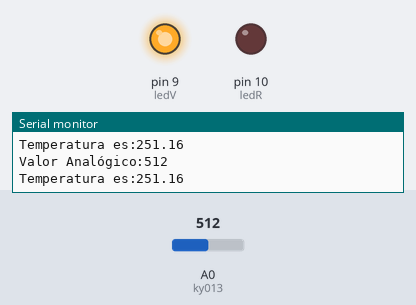
Simulated run of this sketch. Board: Arduino Uno, built with avr-gcc and run on an emulated ATmega328P. On the bench: output pins drawn as LEDs (lit = HIGH), the last lines printed to the serial monitor. Inputs (shaded band) come from the test bench; at power-on: A0 (ky013) = 512.

Above: at 1.3 s.
1.4 s: A0 (ky013) set to 484
At 2.3 s:
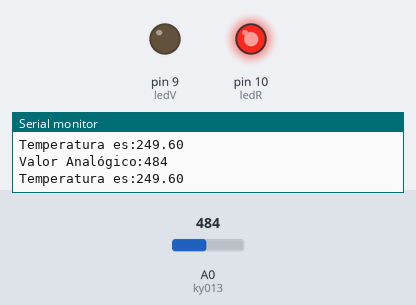
3.5 s: A0 (ky013) set to 511
At 5.2 s:
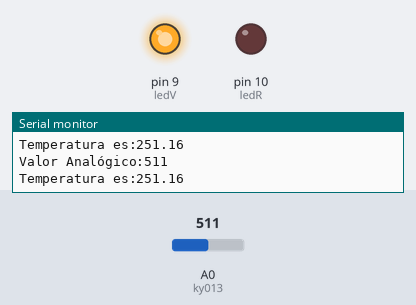
5.5 s: A0 (ky013) set to 306
At 7.0 s:
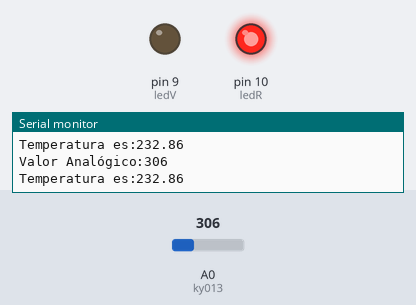
Timing chart, 0 to 8.5 s (numbered marks = the images above; inputs shaded):
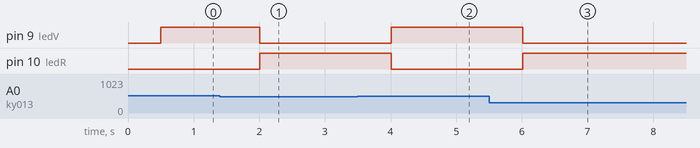

Measured:
- the behaviour switches between 495 and 494 on A0 (ky013) (found by bisection; images 0 and 1)
- after the input at 1.4 s, pin 9 (ledV): HIGH → LOW after 0.61 s; pin 10 (ledR): LOW → HIGH after 0.61 s
- after the input at 3.5 s, pin 9 (ledV): LOW → HIGH after 0.51 s; pin 10 (ledR): HIGH → LOW after 0.51 s
- after the input at 5.5 s, pin 9 (ledV): HIGH → LOW after 0.52 s; pin 10 (ledR): LOW → HIGH after 0.52 s

The sketch:

KY-028-y-KY-029.ino
```cpp
/*
  Derechos de autor © UNIT Electronics
  Este codigo se proporciona "tal cual", sin garantías de ningún tipo.

  Para más información, visita nuestro blog:
  https://blog.uelectronics.com/tarjetas-desarrollo/sensores-de-temperatura-ky-028-y-ky-013/
*/

int ledR = 10;       // Pin del LED Rojo del módulo KY-029
int ledV = 9;        // Pin del LED Verde del módulo KY-029
int ky013 = A0;      // Pin de entrada analógica para el termistor KY-013
int valor;           // Variable para almacenar los datos de entrada del KY-013

// Variables para la ecuación Steinhart-Hart
float R1 = 10000;    // Valor de la resistencia R1 en la PCB (10k ohmios)
float logR2, R2, TK, TC;  // Variables para los cálculos de la ecuación Steinhart-Hart
float A = 0.001129148, B = 0.000234125, C = 0.0000000876741; // Coeficientes de la ecuación Steinhart-Hart para un NTC de 10k ohmios y temperaturas de -55°C a 125°C

void setup() {
  Serial.begin(9600);             // Inicialización del puerto serial
  pinMode(ledR, OUTPUT);          // Configuración del pin del LED Rojo como salida
  pinMode(ledV, OUTPUT);          // Configuración del pin del LED Verde como salida
}

void loop() {
  valor = analogRead(ky013);      // Lectura del valor analógico del termistor y asignación a la variable 'valor'
  Serial.print("Valor Analógico:"); // Impresión del texto "Valor Analógico:"
  Serial.println(valor);          // Impresión del valor leído (0-1023), útil para conocer el rango de reposo del termistor

  // Mapeo del valor analógico a un rango de temperatura en grados Celsius
  valor = map(valor, 0, 650, -55, 125); // Mapeo del rango de entrada (0-650) al rango de temperatura (-55 a 125 °C)

  // Conversión de valores analógicos a grados Celsius
  R2 = R1 * (1023.0 / (float)valor - 1.0); // Cálculo de la resistencia del termistor
  logR2 = log(R2);  // Cálculo del logaritmo de la resistencia del termistor
  TK = (1.0 / (A + B * logR2 + C * logR2 * logR2 * logR2)); // Cálculo de la temperatura en Kelvin usando la ecuación Steinhart-Hart
  TC = TK - 273.15; // Conversión de la temperatura de Kelvin a Celsius
  TC = TC * (-1);   // Inversión del valor de la temperatura Celsius
  Serial.print("Temperatura es:"); // Impresión del texto "Temperatura es:"
  Serial.println(TK);  // Impresión del valor de la temperatura en Celsius

  delay(500);  // Pausa de medio segundo

  digitalWrite(ledR, LOW);  // Apagado del LED Rojo
  digitalWrite(ledV, LOW);  // Apagado del LED Verde

  if (TC >= 23) {  // Si la temperatura es mayor o igual a 23°C
    digitalWrite(ledR, HIGH); // Encendido del LED Rojo
  } else {  // Si la temperatura es menor a 23°C
    digitalWrite(ledV, HIGH); // Encendido del LED Verde
  }
}
```
